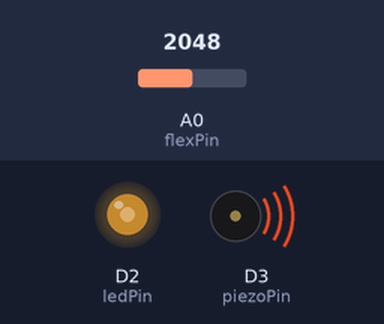
The sketch below on a simulated Particle Photon. Parts: output pins drawn as LEDs (lit = HIGH), buzzer (waves = sounding). The inputs (shaded band) are chosen by the test bench; at power-on: A0 (flexPin) = 2048.

Above: at 1.2 s.
1.3 s: A0 (flexPin) set to 2866
At 2.0 s:
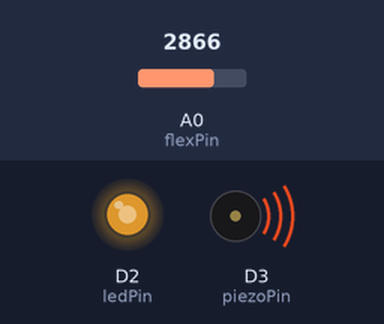
2.8 s: A0 (flexPin) set to 3603
At 4.0 s:
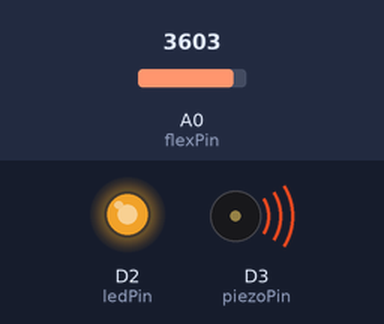
4.3 s: A0 (flexPin) set to 1040
At 5.2 s:
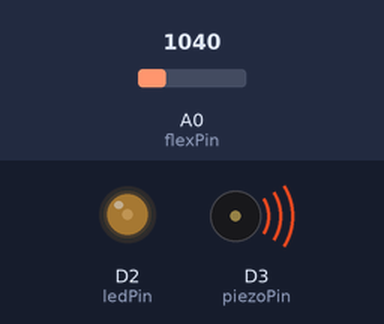
5.8 s: A0 (flexPin) set to 0
At 6.4 s:
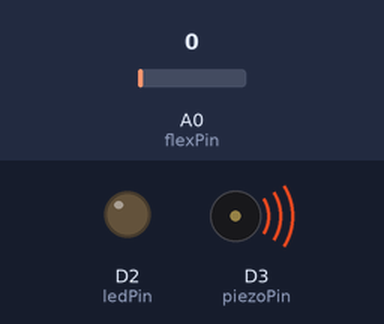
7.3 s: A0 (flexPin) set to 2047
At 7.7 s:
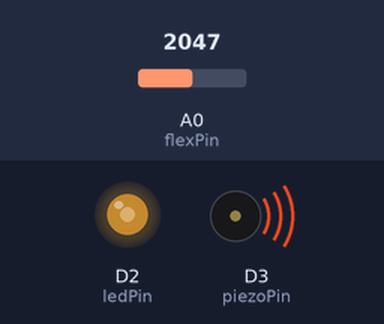
Timing chart, 0 to 9.8 s (numbered marks = the images above; inputs shaded):
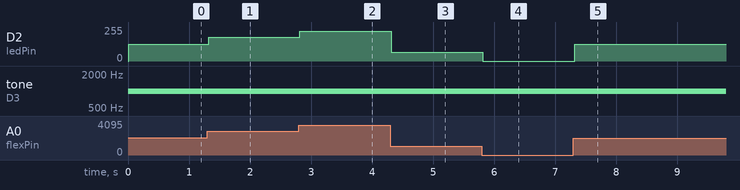

Measured:
- after the input at 1.3 s, D2 (ledPin): 127/255 → 178/255 at once
- after the input at 2.8 s, D2 (ledPin): 178/255 → 224/255 at once
- after the input at 4.3 s, D2 (ledPin): 224/255 → 64/255 at once
- after the input at 5.8 s, D2 (ledPin): 64/255 → 0/255 at once
- after the input at 7.3 s, D2 (ledPin): 0/255 → 127/255 at once

The sketch:

flex_piezobuzzer_led.ino
```cpp
// Define a pin that we'll place the FSR on
// Remember to add a 10K Ohm pull-down resistor too.
int flexPin = A0;
int flexReading = 0; // Create a variable to hold the FSR reading
int ledPin = D2; // Define a pin we'll place an LED on
int ledBrightness = 0; // Create a variable to store the LED brightness.

int piezoPin = D3;
int piezoPitch = 0;

void setup() {
  Serial.begin(9600);
  pinMode(ledPin, OUTPUT); //set ledPin as the output pin
  pinMode(piezoPin, OUTPUT);

  Particle.variable("force", &flexReading, INT); // Create a cloud variable of type integer called 'light' mapped to photoCellReading
}

void loop() {
  // Use analogRead to read from the sensor
  // This gives us a value from 0 to 4095
  flexReading = analogRead(flexPin);
  //the max value is 1170 and the min is 1100

  // Map this value into the PWM range (0-255)
  // and store as the led brightness
  ledBrightness = map(flexReading, 0, 4095, 0, 255);
  piezoPitch = map(flexReading, 0, 4095, 120, 1500);

  if (flexReading > 1110 || flexReading < 1080)
  { tone(piezoPin, 1000);}
    else
  { tone(piezoPin, 0);}
  delay(10); // wait 1/10th of a second and then loop

    // fade the LED to the desired brightness
  analogWrite(ledPin, ledBrightness);

}

//I stand on the shoulders of giants
```
